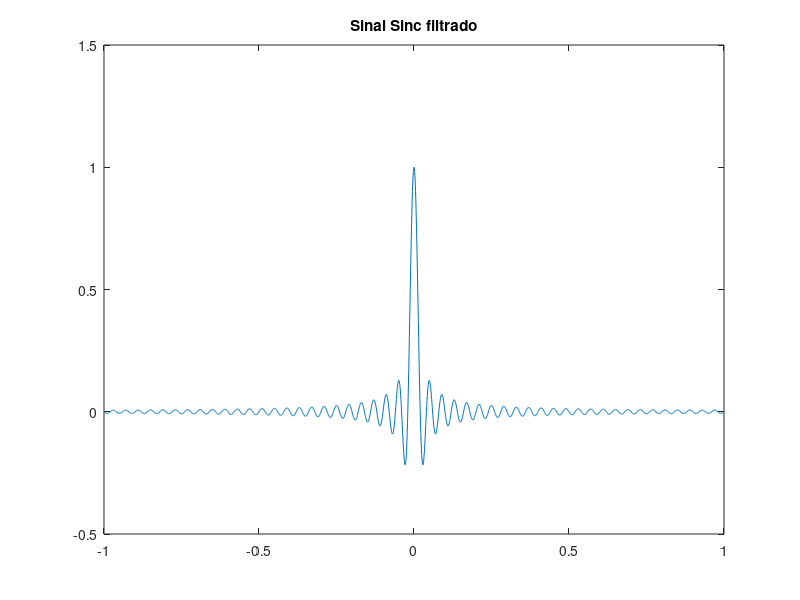
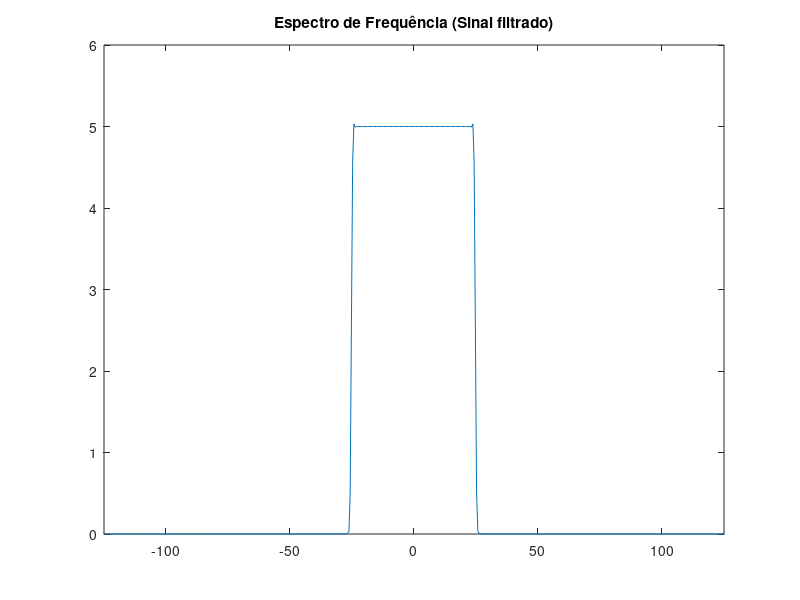
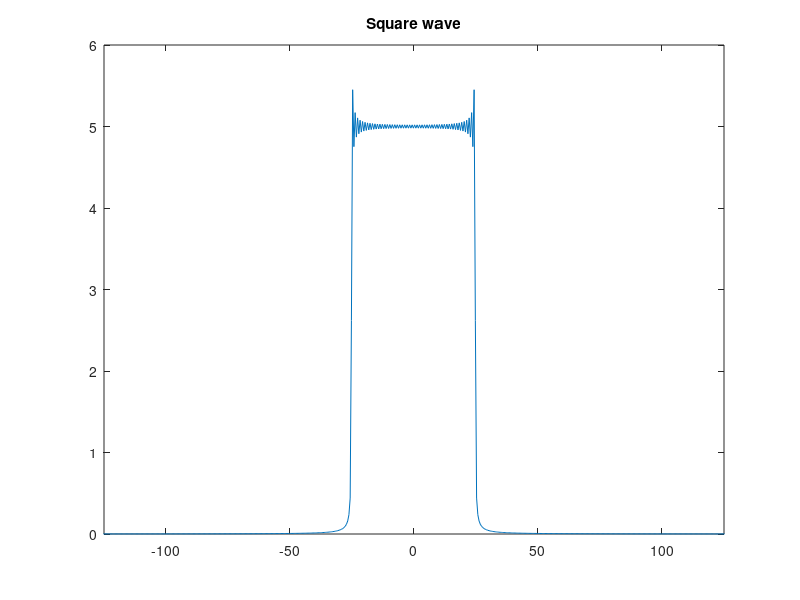

Recreate these plots in MATLAB, in order.
clear;clc; close all
% Parâmetros do sinal Sinc
F = 1000;
T = 1;
f0 = 50;
t = -T:1/F:T;   % Vetor de tempo
s = sinc(f0 * t); % Sinal Sinc

S = abs(0.25*fftshift(fft(s))); % Calcula a TF do sinal
N = length(s);
f = (-N/2 : N/2-1) * (F/N); % Vetor de frequências correspondentes

w = hann(length(s))'; % Função de Hann 
sw = s .* w; % Sinal Sinc 'filtro' 
Sw = 0.25*fftshift(fft(sw));
f = (-N/2 : N/2-1) * (F/N); % Frequências correspondentes

figure();
plot(t, s);
title('Sinal Sinc filtrado');
ylim([-0.5 1.5])
figure();
plot(f, abs(Sw));
title('Espectro de Frequência (Sinal filtrado)');
xlim([-125 125]);
figure();
plot(f, abs(S));
title('Square wave');
xlim([-125 125]);